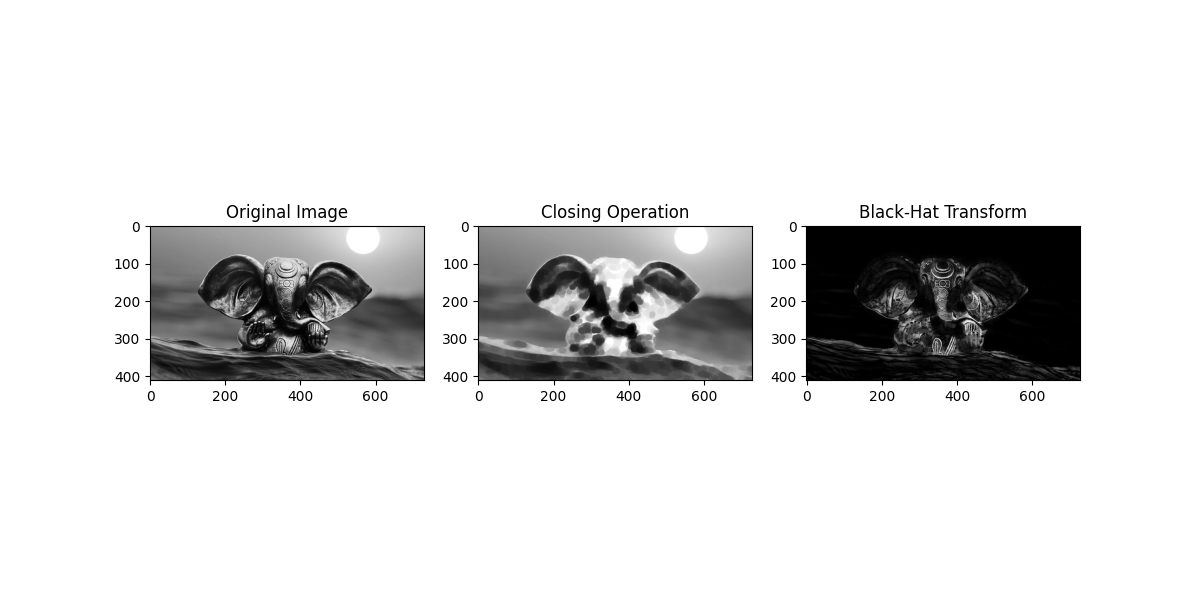

The Python source for this figure:
import cv2
import numpy as np
import matplotlib.pyplot as plt

# Load the input image in grayscale
image = cv2.imread(r"/Users/chrisnikky/Downloads/helo.jpeg", cv2.IMREAD_GRAYSCALE)

# Check if the image is loaded correctly
if image is None:
    print("Error: Could not open or find the image.")
else:
    # Define the structuring element for the closing operation
    kernel = cv2.getStructuringElement(cv2.MORPH_ELLIPSE, (15, 15))  # You can use other shapes like cv2.MORPH_RECT or cv2.MORPH_CROSS

    # Apply the closing operation
    closing = cv2.morphologyEx(image, cv2.MORPH_CLOSE, kernel)

    # Compute the Black-Hat transform
    black_hat = cv2.subtract(closing, image)

    # Display the original image, closed image, and Black-Hat result
    plt.figure(figsize=(12, 6))

    plt.subplot(1, 3, 1)
    plt.imshow(image, cmap='gray')
    plt.title('Original Image')

    plt.subplot(1, 3, 2)
    plt.imshow(closing, cmap='gray')
    plt.title('Closing Operation')

    plt.subplot(1, 3, 3)
    plt.imshow(black_hat, cmap='gray')
    plt.title('Black-Hat Transform')

    plt.show()
